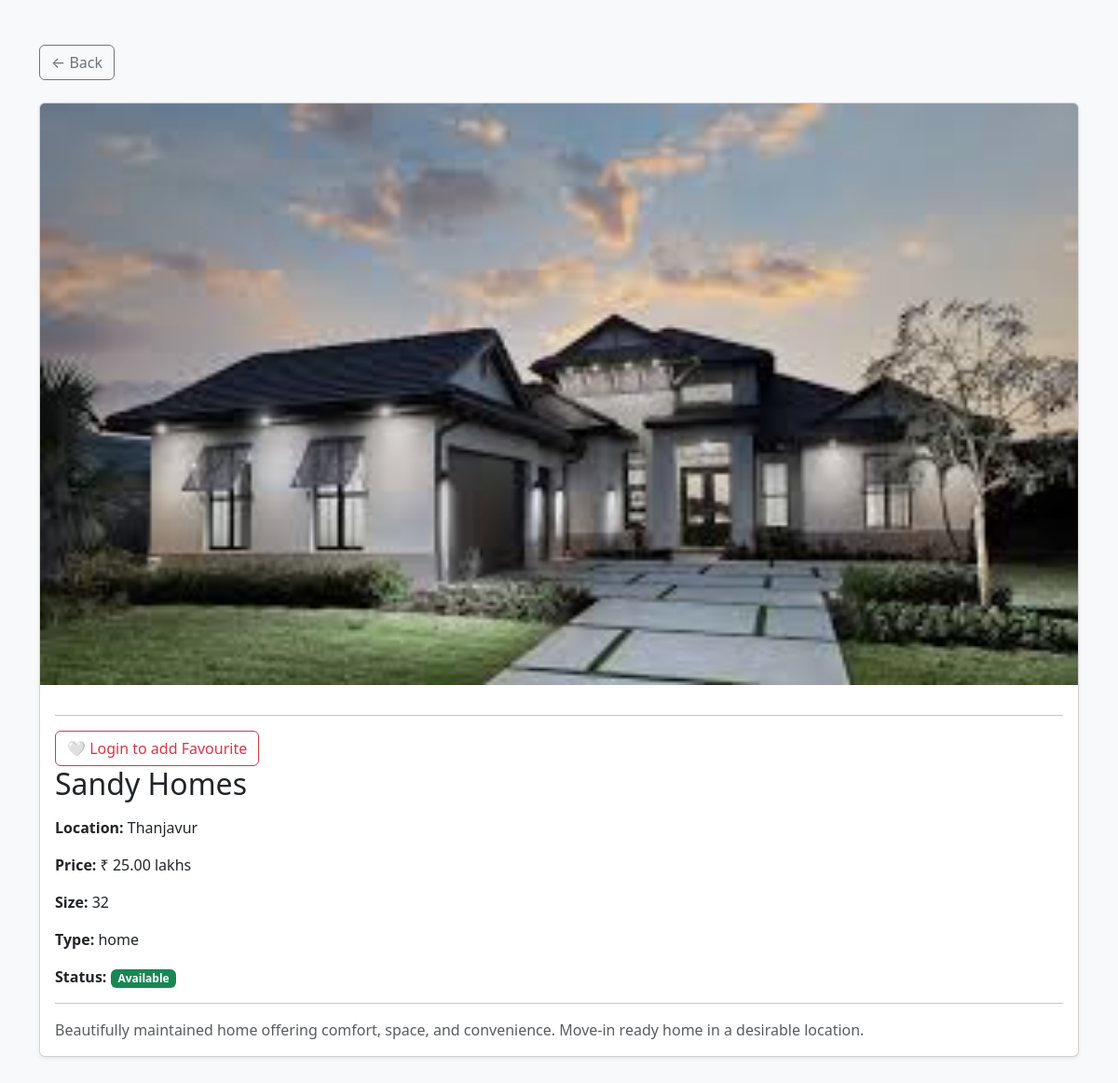
The page /property/2/ on the database as committed earlier.
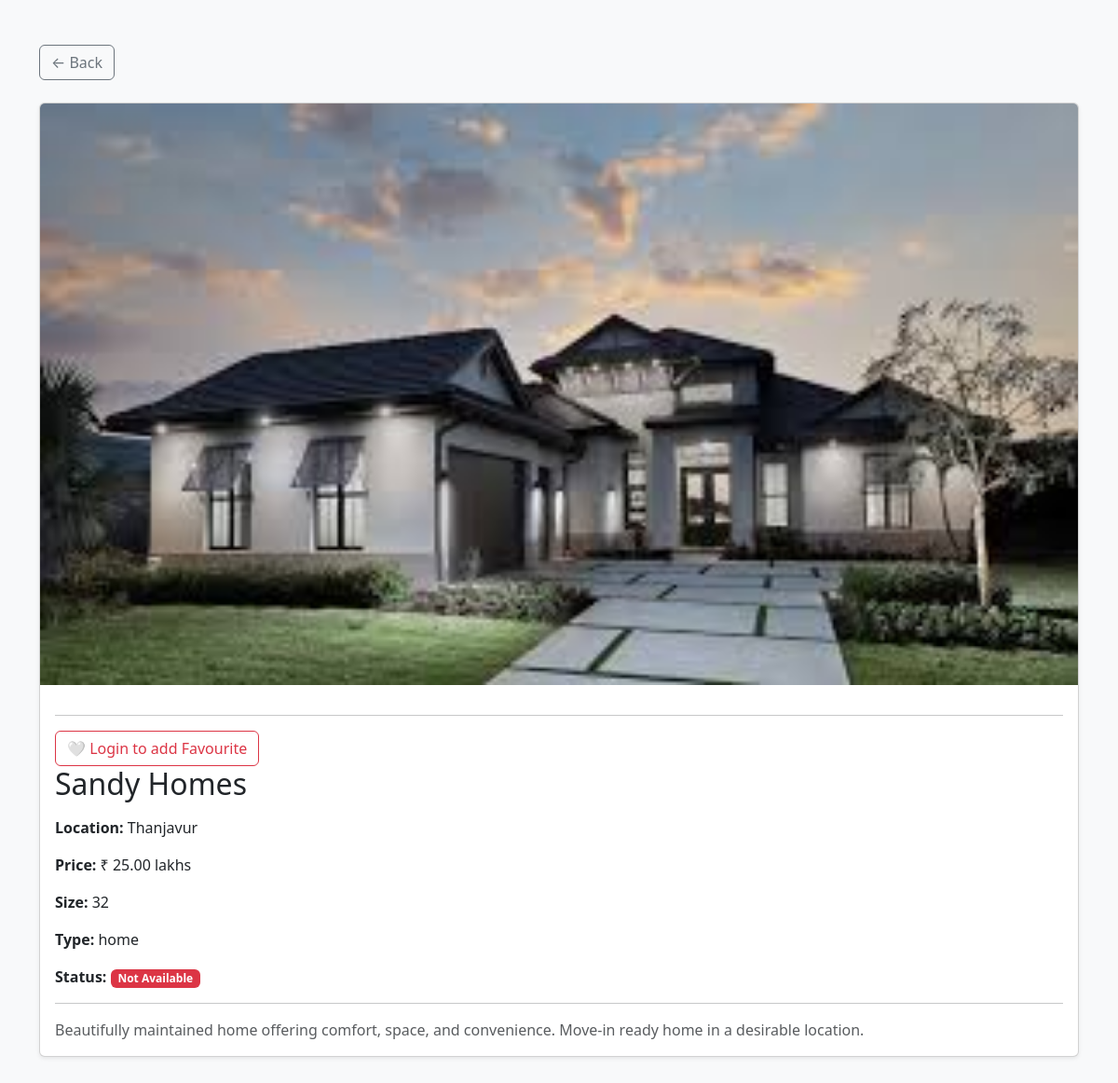
The same page on the database as committed later.
### real_estate/views.py (the view)
# urls.py: path("property/<int:pk>/", views.property_detail, name="property_detail"),
def property_detail(request, pk):
    prop = get_object_or_404(Property, pk=pk)
    is_favourite = False
    if request.user.is_authenticated:
        is_favourite = Favourite.objects.filter(
            user=request.user, property=prop
        ).exists()
    return render(
        request,
        "property_detail.html",
        {
            "property": prop,
            "is_favourite": is_favourite,
        },
    )

### real_estate/templates/property_detail.html (shortened to what this page needs)
<!doctype html>
<html lang="en">
  <head>
    <link
      href="https://cdn.jsdelivr.net/npm/bootstrap@5.3.2/dist/css/bootstrap.min.css"
      rel="stylesheet"
    />
  </head>
  <body class="bg-light">
    <div class="container my-5">
      <a href="{% url 'index' %}" class="btn btn-outline-secondary mb-4">
        ← Back
      </a>
      <div class="card shadow-sm">
        {% if property.image %}
        <img
          src="{{ property.image.url }}"
          class="card-img-top img-fluid"
          alt="Image of {{ property.name }}"
        />
        {% endif %}
        <div class="card-body">
          <hr />
          {% if user.is_authenticated %}
          <a
            href="{% url 'toggle_favourite' property.pk %}"
            class="btn {% if is_favourite %}btn-danger{% else %}btn-outline-danger{% endif %}"
          >
            {% if is_favourite %} ❤️ Remove from Favourite {% else %} 🤍 Add to
            Favourite {% endif %}
          </a>
          {% else %}
          <a
            href="{% url 'login' %}?next={{ request.path }}"
            class="btn btn-outline-danger"
          >
            🤍 Login to add Favourite
          </a>
          {% endif %}
          <h2 class="card-title mb-3">{{ property.name }}</h2>
          <p class="card-text">
            <strong>Location:</strong> {{ property.location }}
          </p>
          <p class="card-text">
            <strong>Price:</strong> ₹ {{ property.price }} lakhs
          </p>
          <p class="card-text"><strong>Size:</strong> {{ property.size }}</p>
          <p class="card-text">
            <strong>Type:</strong> {{ property.property_type }}
          </p>
          <p class="card-text">
            <strong>Status:</strong>
            {% if property.is_available %}
            <span class="badge bg-success">Available</span>
            {% else %}
            <span class="badge bg-danger">Not Available</span>
            {% endif %}
          </p>
          <hr />
          <p class="card-text text-muted">{{ property.description }}</p>
        </div>
      </div>
    </div>
  </body>
</html>

Rows that differ between the two databases and show on the page:
changed Property "Sandy Homes": is_available True → False (drawn)
Other text that changed with them:
text no longer shown: "Available"
text now shown: "Not Available"
